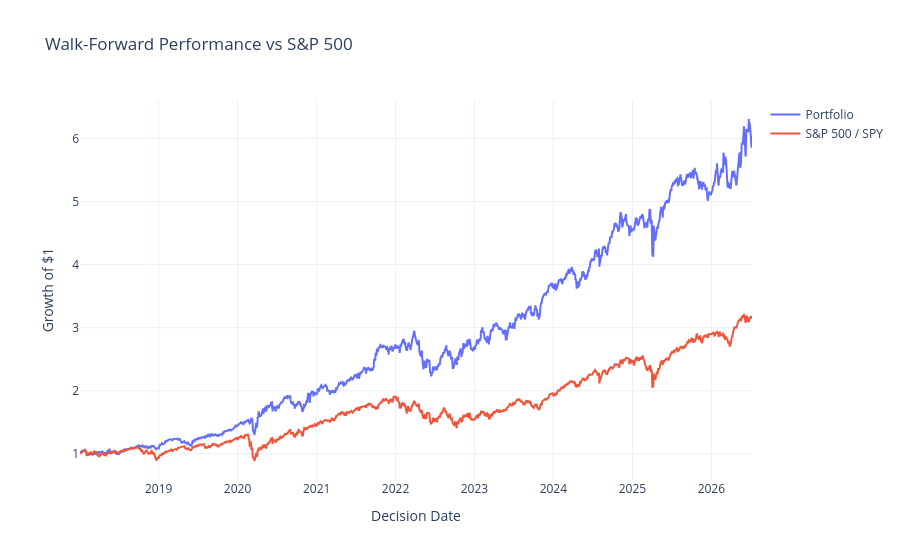

The cell this chart's notebook holds for it:
### Markdown cell above
## Performance vs S&P 500

### Code cell
performance_fig = build_performance_figure(result)
performance_fig.show()

### Figure 1 — Plotly figure (JSON) as saved in the notebook; plotly's stock layout.template omitted (floating-point values rounded to 4 significant figures; data arrays with more than 128 entries replaced by an {"elided": "..."} marker saying what was removed)
{"data": [{"mode": "lines", "name": "Portfolio", "type": "scatter", "x": {"elided": "2139 str values"}, "y": {"elided": "2139 float values"}}, {"mode": "lines", "name": "S&P 500 / SPY", "type": "scatter", "x": {"elided": "2139 str values"}, "y": {"elided": "2139 float values"}}], "layout": {"title": {"text": "Walk-Forward Performance vs S&P 500"}, "xaxis": {"title": {"text": "Decision Date"}}, "yaxis": {"title": {"text": "Growth of $1"}}}}
